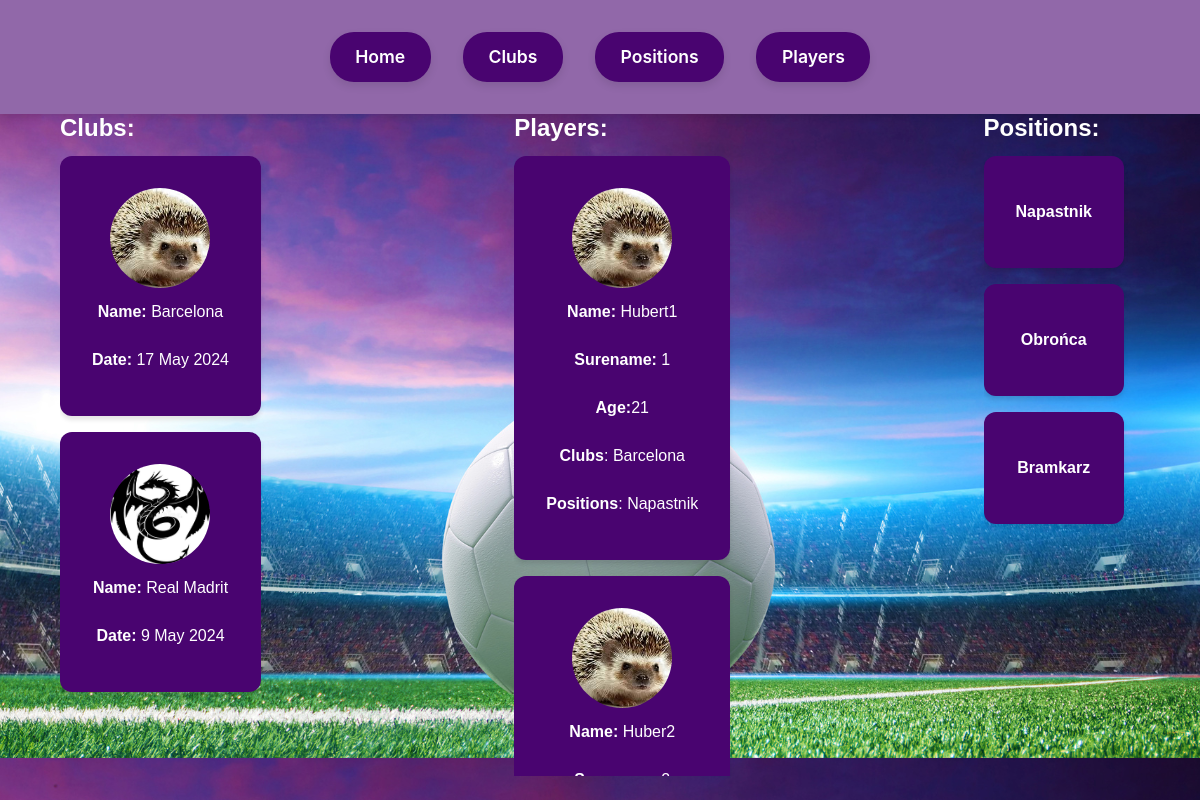
Before: / with the older database file.
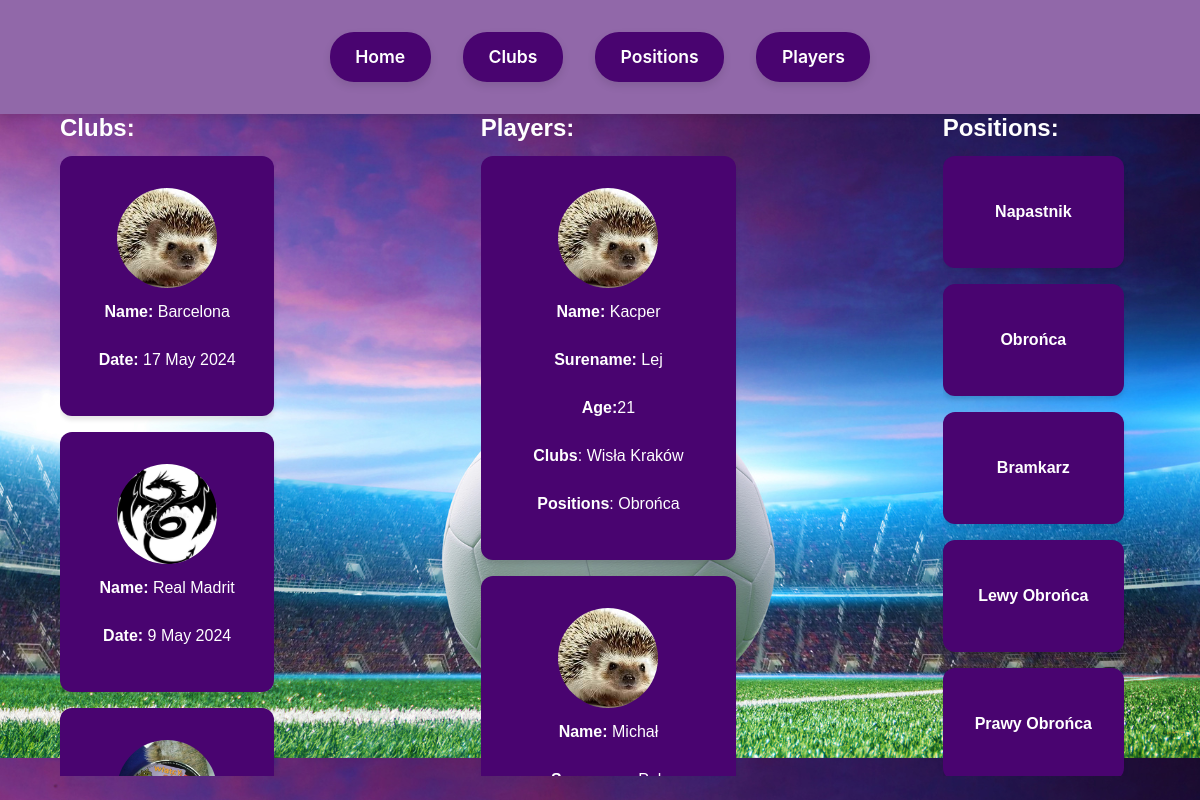
After: the same page with the newer database file.
### www/models.py (models this page shows, shortened)
class Club(models.Model):
    name = models.CharField(max_length=100)
    date = models.DateTimeField(max_length=10)
    photo = models.ImageField(upload_to='images')

class Player(models.Model):
    name = models.CharField(max_length=10)
    surname = models.CharField(max_length=15)
    age = models.CharField(max_length=10)
    club = models.ManyToManyField(Club)
    position = models.ManyToManyField(Position)
    photo = models.ImageField(upload_to='images')

class Position(models.Model):
    name = models.CharField(max_length=20)

### www/views.py (the view)
# urls.py: path('', views.index, name='index'),
def index(request):
    clubs_list = Club.objects.all()
    players_list = Player.objects.all()
    positions_list = Position.objects.all()
    return render(request, 'www/index.html', {'clubs': clubs_list, 'players': players_list, 'positions': positions_list})

### www/templates/www/index.html (shortened to what this page needs)
<!DOCTYPE html>
<html lang="en">
<head>
    {% load static %}
    <link rel="stylesheet" href="{% static 'reset.css' %}">
    <link rel="stylesheet" href="{% static 'header.css' %}">
    <link rel="stylesheet" href="{% static 'main.css' %}">
</head>
<body>
    <header>
        <div class="container">
            <a href="{% url 'index' %}"><button class="button">Home</button></a>
            <a href="{% url 'clubs' %}"><button class="button">Clubs</button></a>
            <a href="{% url 'positions' %}"><button class="button">Positions</button></a>
            <a href="{% url 'players' %}"><button class="button">Players</button></a>
        </div>
    </header>
    <main>
        <div class="container">
            <div class="cards">
                <h1>Clubs:</h1>
                <div class="card_container">
                    {% for club in clubs %}
                            <a class="card" href="{% url 'club_detail' club.id %}">
                                <img src="{{ club.photo.url }}" alt="{{ club.name }}" width="100">
                                <p><span>Name:</span> {{ club.name }}</p>
                                <p><span>Date:</span> {{ club.date|date:"j F Y" }}</p>
                            </a>
                    {% endfor %}
                </div>
            </div>
            <div class="cards">
                <h1>Players:</h1>
                <div class="card_container">
                    {% for player in players %}
                        <div class="card">
                            <img src="{{ player.photo.url }}" alt="{{ player.name }}" width="100">
                            <p><span>Name:</span> {{ player.name }}</p>
                            <p><span>Surename: </span>{{ player.surname }}</p>
                            <p><span>Age:</span>{{ player.age}}</p>
                            <p><span>Clubs</span>:
                                {% for club in player.club.all %}
                                    {{ club.name }}
                                {% endfor %}
                            </p>
                            <p><span>Positions</span>:
                                {% for position in player.position.all %}
                                    {{ position.name }}
                                {% endfor %}
                            </p>
                        </div>
                    {% endfor %}
                </div>
            </div>
            <div class="cards">
                <h1>Positions:</h1>
                    <div class="card_container">
                        {% for position in positions %}
                            <div class="card">
                                <p><span>{{ position.name }}</span></p>
                            </div>
                        {% endfor %}
                    </div>
            </div>
        </div>
    </main>
</body>
</html>

### static/header.css (style rules this page uses)
header { display: flex; align-items: center; justify-content: center; padding: 2em 0; box-shadow: 0px 4px 8px rgba(0, 0, 0, 0.1); margin-bottom: 0.25em; background-color: #9168A9; }
button { margin: 0 1rem; background-color: #490470; border: 0 solid #490470; border-radius: 1.5rem; box-sizing: border-box; color: #fff; cursor: pointer; display: inline-block; font-family: "Basier circle",-apple-system,system-ui,"Segoe UI",Roboto,"Helvetica Neue",Arial,"Noto Sans",sans-serif,"Apple Color Emoji","Segoe UI Emoji","Segoe UI Symbol","Noto Color Emoji"; font-size: 1.1rem; font-weight: 600; line-height: 1; padding: 1rem 1.6rem; text-align: center; text-decoration: none #0d172a solid; text-decoration-thickness: auto; transition: all .1s cubic-bezier(.4, 0, .2, 1); box-shadow: 0px 4px 8px rgba(0, 0, 0, 0.1); user-select: none; -webkit-user-select: none; touch-action: manipulation; }

### static/main.css (style rules this page uses)
main { display: flex; align-items: center; justify-content: center; height: 80vh; }
h1 { margin-top: 1rem; }
main > .container { justify-content: space-between; }
.card_container { overflow: auto; height: 77.5vh; }
.cards { display: flex; flex-direction: column; margin: 1rem 0; }
.cards > h1 { font-size: 1.5rem; font-weight: bold; margin-bottom: 1rem; color: #fff; }
.card { display: flex; align-items: center; justify-content: center; flex-direction: column; background-color: #490470; color: #fff; border-radius: 12px; padding: 2rem; box-shadow: 0px 4px 4px rgba(0, 0, 0, 0.1); margin-right: 1rem; margin-bottom:1rem; }
.card > img { height: 100px; width: 100px; border-radius: 50%; object-fit: cover; }
.card > p { font-size: 1rem; margin: 1rem 0; }
a { text-decoration: none; }

Changed rows visible on the page:
removed Player: photo (picture), name "Hubert1", surname "1", age "21", Club (name "Barcelona"), Position (name "Napastnik")
removed Player: photo (picture), name "Huber2"
added Club: photo (picture), name "Wisła Kraków"
added Player: photo (picture), name "Kacper", surname "Lej", age "21", Position (name "Obrońca")
added Player: photo (picture), name "Michał"
added Position: name "Lewy Obrońca", shown under "Positions:"
added Position: name "Prawy Obrońca", shown under "Positions:"
